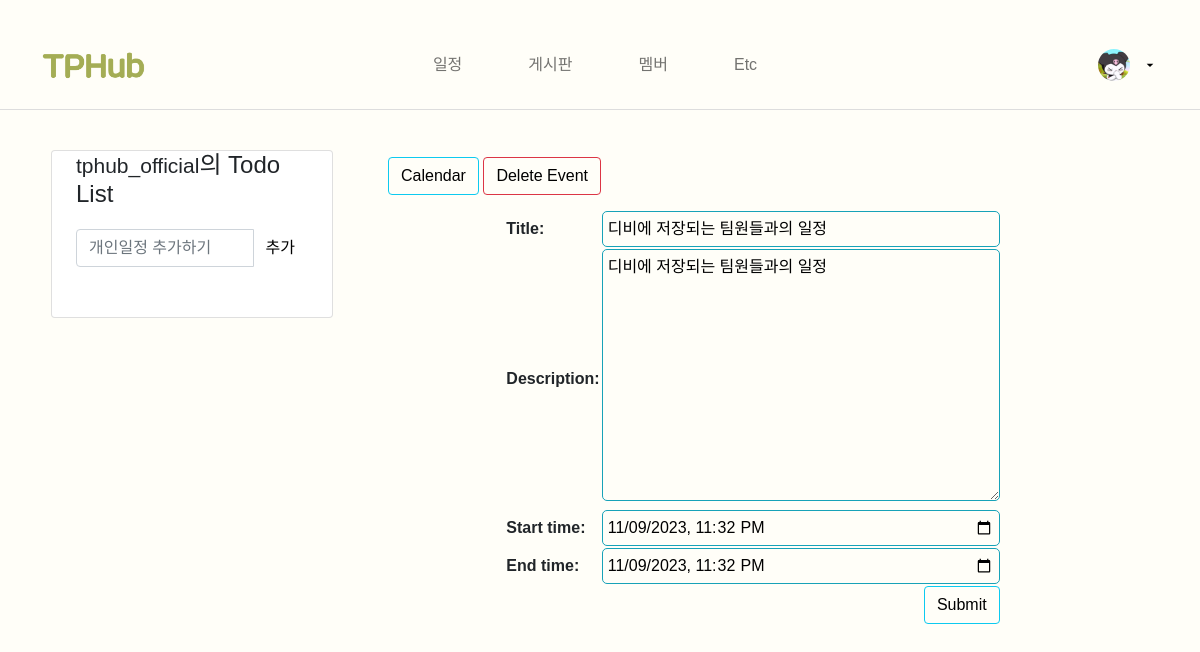
The app's page /schedule/event/edit/2/ (signed in) with its own data.
### schedule/models.py (models this page shows, shortened)
class Event(models.Model):
    title = models.CharField(max_length=200)
    description = models.TextField()
    start_time = models.DateTimeField()
    end_time = models.DateTimeField()

### schedule/views.py (the view)
# urls.py: url(r'^event/edit/(?P<event_id>\d+)/$', views.event, name='event_edit'),
def event(request, event_id=None):
    instance = Event()
    if event_id:
        instance = get_object_or_404(Event, pk=event_id)
    else:
        instance = Event()
    form = EventForm(request.POST or None, instance=instance)
    if request.POST and form.is_valid():
        form.save()
        return HttpResponseRedirect(reverse('schedule:calendar'))
    return render(request, 'schedule/event.html', {'form': form})

### schedule/forms.py
class EventForm(ModelForm):
  class Meta:
    model = Event
    widgets = {
      'start_time': DateInput(attrs={'type': 'datetime-local'}, format='%Y-%m-%dT%H:%M'),
      'end_time': DateInput(attrs={'type': 'datetime-local'}, format='%Y-%m-%dT%H:%M'),
    }
    fields = '__all__'
  def __init__(self, *args, **kwargs):
    super(EventForm, self).__init__(*args, **kwargs)
    self.fields['start_time'].input_formats = ('%Y-%m-%dT%H:%M',)
    self.fields['end_time'].input_formats = ('%Y-%m-%dT%H:%M',)

### schedule/templates/schedule/event.html (shortened to what this page needs)
{% extends 'schedule/base.html' %}
{% block calendar_area %}
<div class="clearfix">
    <a class="btn btn-info" href="{% url 'schedule:calendar' %}">Calendar</a>
    {% if form.instance.id %}
    <a class="btn btn-danger" href="{% url 'schedule:event_delete' form.instance.id %}" role="button">Delete Event</a>
    {% endif %}
</div>
<form method="post">
    <table class="form form-table">
        {{ form }}
        <tr>
            <td colspan="2">
                <button type="submit" class="btn btn-info right"> Submit</button>
            </td>
        </tr>
    </table>
</form>
{% endblock %}

### schedule/templates/schedule/index.html (shortened to what this page needs)
{% block personal_schedule %}
<div class="container">
        <div class="header">
            <div class="page-header">
                <h4><small>{{ user }}</small>의 Todo List </h4>
            </div>
        </div>
        <div class="content">
            <div class="messageDiv">
                <form action="./createTodo" method="POST">
                    <div class="input-group">
                        <input id="todoContent" name="todoContent" type="text" class="form-control" placeholder="개인일정 추가하기">
                        <span class="input-group-btn">
                            <button class="btn btn-default" type="submit">추가</button>
                        </span>
                    </div>
                </form>
            </div>
        </div>
    </div>
{% endblock %}

### schedule/static/schedule/css/styles.css (style rules this page uses)
.right { float: right; }
.btn { outline: none; color: black; background-color: transparent; box-shadow: 0 0 0 0; }
.clearfix { margin: 15px; }
.form { margin: auto; }
.form input, .form select, .form textarea { border-radius: 5px; border: 1px solid #17a2b8; outline: none; background: none; padding: 5px; width: 100%; }
a { color: #17a2b8; }

### schedule/templates/schedule/base.html (style rules this page uses)
body { font-family: 'Pretendard-Regular', sans-serif; background-color: #FFFEF8 !important; margin-top: 20px; background: rgba(241, 246, 253); }
div { font-family: 'Pretendard-Regular', sans-serif; }
small, h3, h5 { font-family: 'Pretendard-ExtraBold', sans-serif; }

### landing_page/templates/landing_page/navbar.html (style rules this page uses)
a { text-decoration-line: none; color: black; }

### schedule/templates/schedule/index.html (style rules this page uses)
.content { height: 75%; }
.messageDiv { margin-top: 20px; margin-bottom: 50px; }

### records on screen
Event: title "디비에 저장되는 팀원들과의 일정", description "디비에 저장되는 팀원들과의 일정", start_time "11/09/2023 23:32", end_time "11/09/2023 23:32"

### other values on screen
{{ user }} "tphub_official"
